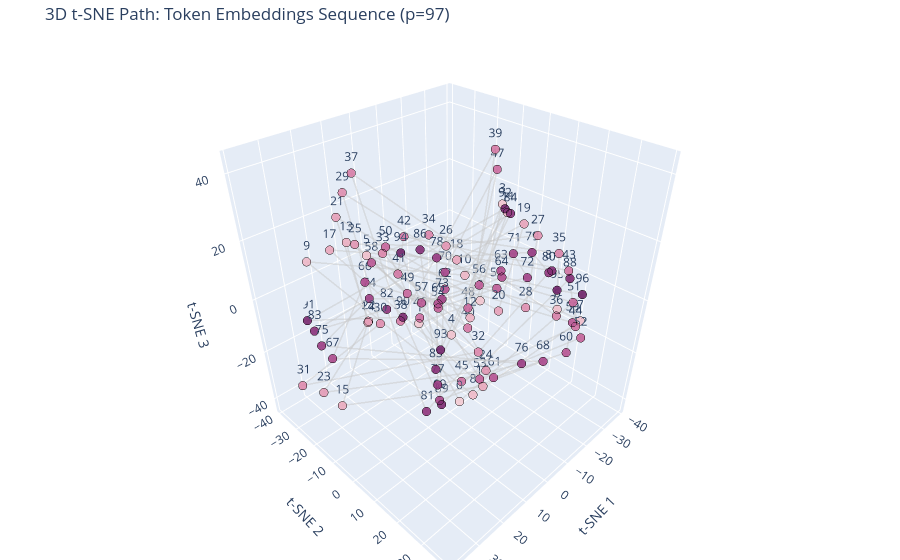

Notebook code for this chart:
### Code cell
import numpy as np
import pandas as pd
import torch
import plotly.graph_objects as go
from sklearn.manifold import TSNE

def plot_embeddings_path_3d(model, p=97, perplexity=15):
    # 1. Ekstrakcja wag
    weights = model.tokens_embed.weight.detach().cpu().numpy()
    
    # 2. t-SNE 3D
    tsne = TSNE(
        n_components=3, 
        perplexity=perplexity, 
        random_state=42, 
        init='pca', 
        learning_rate='auto'
    )
    embeds_3d = tsne.fit_transform(weights)
    
    path_indices = list(range(p)) + [0]
    path_coords = embeds_3d[path_indices]
    
    fig = go.Figure()

    fig.add_trace(go.Scatter3d(
        x=path_coords[:, 0],
        y=path_coords[:, 1],
        z=path_coords[:, 2],
        mode='lines',
        line=dict(color='rgba(100, 100, 100, 0.5)', width=3),
        name='Path (Sequence)',
        hoverinfo='none'
    ))

    fig.add_trace(go.Scatter3d(
        x=embeds_3d[:, 0],
        y=embeds_3d[:, 1],
        z=embeds_3d[:, 2],
        mode='markers+text',
        marker=dict(
            size=5,
            color=list(range(p)),
            colorscale='magenta',
            opacity=0.9,
            line=dict(color='black', width=1)
        ),
        text=[f"{i}" for i in range(p)],
        hoverinfo='text',
        name='Tokens'
    ))

    fig.update_layout(
        title=f"3D t-SNE Path: Token Embeddings Sequence (p={p})",
        scene=dict(
            xaxis_title='t-SNE 1',
            yaxis_title='t-SNE 2',
            zaxis_title='t-SNE 3'
        ),
        margin=dict(l=0, r=0, b=0, t=40),
        showlegend=False
    )
    
    fig.show()

plot_embeddings_path_3d(model, p=97, perplexity=5)
